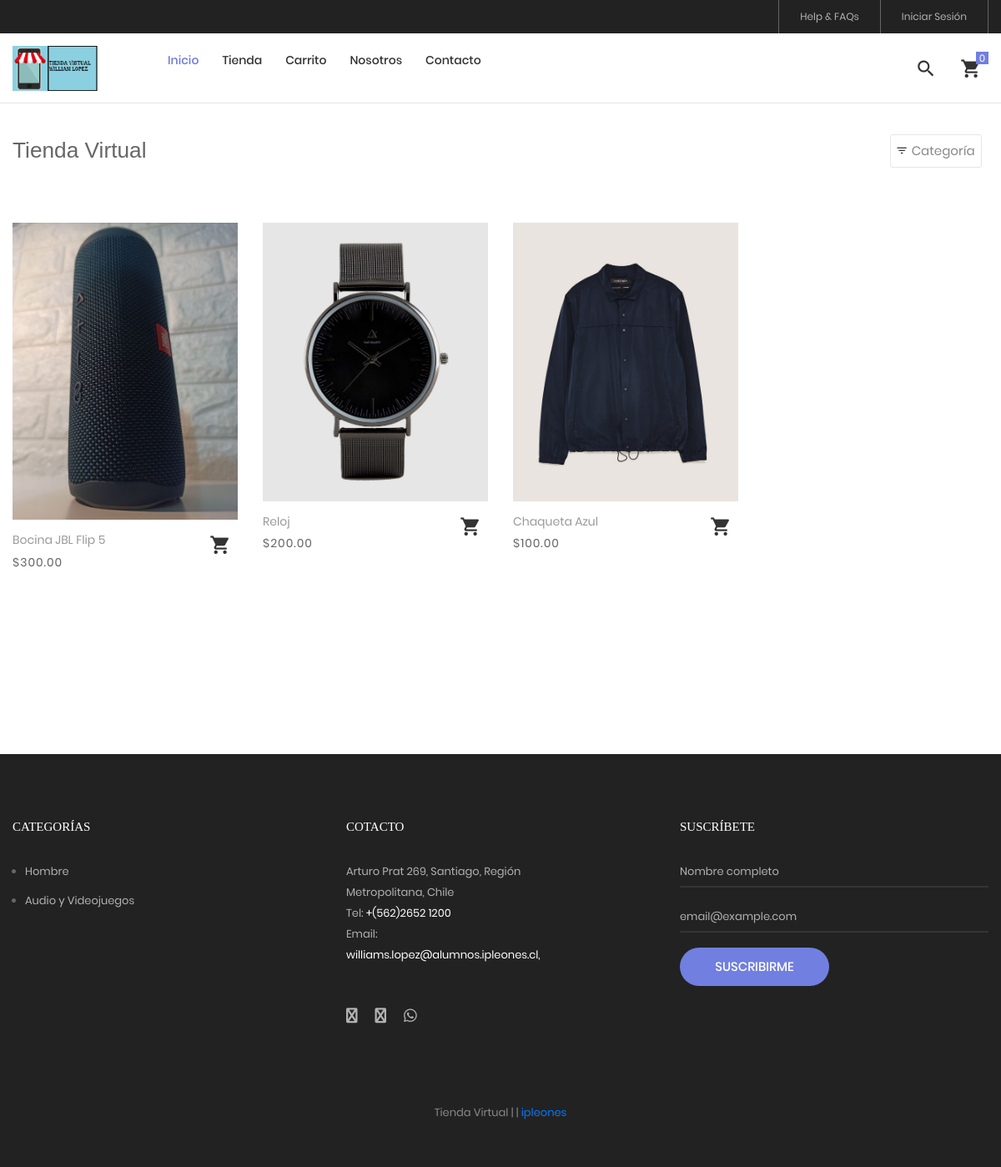
The page /tienda on the database its author committed.
### tables this page shows
CREATE TABLE `producto` (
  `idproducto` bigint(20) NOT NULL AUTO_INCREMENT,
  `categoriaid` bigint(20) NOT NULL,
  `codigo` varchar(30) NOT NULL,
  `nombre` varchar(255) NOT NULL,
  `descripcion` text NOT NULL,
  `precio` decimal(11,2) NOT NULL,
  `stock` int(11) NOT NULL,
  `imagen` varchar(100) DEFAULT NULL,
  `datecreated` datetime NOT NULL DEFAULT CURRENT_TIMESTAMP,
  `ruta` varchar(255) NOT NULL,
  `status` int(11) NOT NULL DEFAULT '1',
  PRIMARY KEY (`idproducto`),
  KEY `categoriaid` (`categoriaid`),
  CONSTRAINT `producto_ibfk_1` FOREIGN KEY (`categoriaid`) REFERENCES `categoria` (`idcategoria`) ON DELETE CASCADE ON UPDATE CASCADE
);

CREATE TABLE `categoria` (
  `idcategoria` bigint(20) NOT NULL AUTO_INCREMENT,
  `nombre` varchar(255) NOT NULL,
  `descripcion` text NOT NULL,
  `portada` varchar(100) NOT NULL,
  `datecreated` datetime NOT NULL DEFAULT CURRENT_TIMESTAMP,
  `ruta` varchar(255) NOT NULL,
  `status` int(11) NOT NULL DEFAULT '1',
  PRIMARY KEY (`idcategoria`)
);

### Libraries/Core/Views.php (called while the page is built)
<?php
	class Views
	{
		function getView($controller,$view,$data="")
		{
			$controller = get_class($controller);
			if($controller == "Home"){
				$view = "Views/".$view.".php";
			}else{
				$view = "Views/".$controller."/".$view.".php";
			}
			require_once ($view);
		}
	}
 ?>

### Controllers/Tienda.php (called while the page is built, shortened)
<?php
	require_once("Models/TProducto.php");
	class Tienda extends Controllers{
		public function tienda()
		{
			$data['page_tag'] = NOMBRE_EMPESA;
			$data['page_title'] = NOMBRE_EMPESA;
			$data['page_name'] = "tienda";
			$pagina = 1;
			$cantProductos = $this->cantProductos();
			$total_registro = $cantProductos['total_registro'];
			$desde = ($pagina-1) * PROPORPAGINA;
			$total_paginas = ceil($total_registro / PROPORPAGINA);
			$data['productos'] = $this->getProductosPage($desde,PROPORPAGINA);
			$data['pagina'] = $pagina;
			$data['total_paginas'] = $total_paginas;
			$data['categorias'] = $this->getCategorias();
			$this->views->getView($this,"tienda",$data);
		}
	}
 ?>

### index.php (called while the page is built, shortened)
<?php
	require_once("Helpers/Helpers.php");
	require_once("Libraries/Core/Load.php");
 ?>

### Libraries/Core/Mysql.php (called while the page is built, shortened)
<?php
	class Mysql extends Conexion
	{
		private $conexion;
		function __construct()
		{
			$this->conexion = new Conexion();
			$this->conexion = $this->conexion->conect();
		}
		public function select_all(string $query)
		{
			$this->strquery = $query;
        	$result = $this->conexion->prepare($this->strquery);
			$result->execute();
        	$data = $result->fetchall(PDO::FETCH_ASSOC);
        	return $data;
		}
	}
 ?>

### Libraries/Core/Conexion.php (called while the page is built)
<?php
class Conexion{
	private $conect;
	public function __construct(){
		$connectionString = "mysql:host=".DB_HOST.";dbname=".DB_NAME.";charset=".DB_CHARSET;
		try{
			$this->conect = new PDO($connectionString, DB_USER, DB_PASSWORD);
			$this->conect->setAttribute(PDO::ATTR_ERRMODE, PDO::ERRMODE_EXCEPTION);
		}catch(PDOException $e){
			$this->conect = 'Error de conexión';
		    echo "ERROR: " . $e->getMessage();
		}
	}
	public function conect(){
		return $this->conect;
	}
}
?>

### Models/TProducto.php (called while the page is built, shortened)
<?php
require_once("Libraries/Core/Mysql.php");
trait TProducto{
	public function getProductosPage($desde, $porpagina){
		$this->con = new Mysql();
		$sql = "SELECT p.idproducto,
						p.codigo,
						p.nombre,
						p.descripcion,
						p.categoriaid,
						c.nombre as categoria,
						p.precio,
						p.ruta,
						p.stock
				FROM producto p
				INNER JOIN categoria c
				ON p.categoriaid = c.idcategoria
				WHERE p.status = 1 ORDER BY p.idproducto DESC LIMIT $desde,$porpagina";
				$request = $this->con->select_all($sql);
				if(count($request) > 0){
					for ($c=0; $c < count($request) ; $c++) {
						$intIdProducto = $request[$c]['idproducto'];
						$sqlImg = "SELECT img
								FROM imagen
								WHERE productoid = $intIdProducto";
						$arrImg = $this->con->select_all($sqlImg);
						if(count($arrImg) > 0){
							for ($i=0; $i < count($arrImg); $i++) {
								$arrImg[$i]['url_image'] = media().'/images/uploads/'.$arrImg[$i]['img'];
							}
						}
						$request[$c]['images'] = $arrImg;
					}
				}
		return $request;
	}
}
 ?>

### Helpers/Helpers.php (called while the page is built, shortened)
<?php
	function base_url()
	{
		return BASE_URL;
	}
    function footerTienda($data="")
    {
        $view_footer = "Views/Template/footer_tienda.php";
        require_once ($view_footer);
    }
    function formatMoney($cantidad){
        $cantidad = number_format($cantidad,2,SPD,SPM);
        return $cantidad;
    }
    function getCatFooter(){
        require_once ("Models/CategoriasModel.php");
        $objCategoria = new CategoriasModel();
        $request = $objCategoria->getCategoriasFooter();
        return $request;
    }
    function getInfoPage(int $idpagina){
        require_once("Libraries/Core/Mysql.php");
        $con = new Mysql();
        $sql = "SELECT * FROM post WHERE idpost = $idpagina";
        $request = $con->select($sql);
        return $request;
    }
 ?>

### Models/CategoriasModel.php (called while the page is built, shortened)
<?php
	class CategoriasModel extends Mysql
	{
		public function getCategoriasFooter(){
			$sql = "SELECT idcategoria, nombre, descripcion, portada, ruta
					FROM categoria WHERE  status = 1 AND idcategoria IN (".CAT_FOOTER.")";
			$request = $this->select_all($sql);
			if(count($request) > 0){
				for ($c=0; $c < count($request) ; $c++) {
					$request[$c]['portada'] = BASE_URL.'/Assets/images/uploads/'.$request[$c]['portada'];
				}
			}
			return $request;
		}
	}
 ?>

### Views/Tienda/tienda.php (the view, shortened to what this page needs)
<?php
$arrProductos = $data['productos'];
 ?>
<br><br><br>
<hr>
	<div class="bg0 m-t-23 p-b-140">
		<div class="container">
			<div class="flex-w flex-sb-m p-b-52">
				<div class="flex-w flex-l-m filter-tope-group m-tb-10">
					<h3><?= $data['page_title']; ?></h3>
				</div>
				<div class="flex-w flex-c-m m-tb-10">
					<div class="flex-c-m stext-106 cl6 size-104 bor4 pointer hov-btn3 trans-04 m-r-8 m-tb-4 js-show-filter">
						<i class="icon-filter cl2 m-r-6 fs-15 trans-04 zmdi zmdi-filter-list"></i>
						 Categoría &nbsp;
					</div>
				</div>
			</div>
			<div class="row isotope-grid">
			<?php
			if(count($arrProductos) > 0 ){
				for ($p=0; $p < count($arrProductos); $p++) {
					$ruta = $arrProductos[$p]['ruta'];
					if(count($arrProductos[$p]['images']) > 0 ){
						$portada = $arrProductos[$p]['images'][0]['url_image'];
					}else{
						$portada = media().'/images/uploads/product.png';
					}
			 ?>
				<div class="col-sm-6 col-md-4 col-lg-3 p-b-35 isotope-item women">
					<div class="block2">
						<div class="block2-pic hov-img0">
							<img src="<?= $portada ?>" alt="<?= $arrProductos[$p]['nombre'] ?>">
						</div>
						<div class="block2-txt flex-w flex-t p-t-14">
							<div class="block2-txt-child1 flex-col-l ">
								<a href="<?= base_url().'/tienda/producto/'.$arrProductos[$p]['idproducto'].'/'.$ruta; ?>" class="stext-104 cl4 hov-cl1 trans-04 js-name-b2 p-b-6">
									<?= $arrProductos[$p]['nombre'] ?>
								</a>
								<span class="stext-105 cl3">
									<?= SMONEY.formatMoney($arrProductos[$p]['precio']); ?>
								</span>
							</div>
							<div class="block2-txt-child2 flex-r p-t-3">
								<a href="#"
								 id="<?= openssl_encrypt($arrProductos[$p]['idproducto'],METHODENCRIPT,KEY); ?>"
								 class="btn-addwish-b2 dis-block pos-relative js-addwish-b2 js-addcart-detail
								 icon-header-item cl2 hov-cl1 trans-04 p-l-22 p-r-11
								 ">
									<i class="zmdi zmdi-shopping-cart"></i>
								</a>
							</div>
						</div>
					</div>
				</div>
			<?php }
			}else{
			 ?>
			 <p>No hay productos para mostrar <a href="<?= base_url() ?>/tienda"> Ver productos</a></p>
			<?php } ?>
			</div>
			<?php
				if(count($data['productos']) > 0){
			 ?>
			<div class="flex-c-m flex-w w-full p-t-45">
			</div>
			<?php
				}
			 ?>
		</div>
	</div>
<?php
	footerTienda($data);
?>

### Views/Template/footer_tienda.php (shortened to what this page needs)
	<?php
		$catFotter = getCatFooter();
	 ?>
	<footer class="bg3 p-t-75 p-b-32">
		<div class="container">
			<div class="row">
				<div class="col-sm-6 col-lg-4 p-b-50">
					<h4 class="stext-301 cl0 p-b-30">
						Categorías
					</h4>
					<?php if(count($catFotter) > 0){ ?>
					<ul>
						<?php foreach ($catFotter as $cat) { ?>
						<li class="p-b-10">
							<a href="<?= base_url() ?>/tienda/categoria/<?= $cat['idcategoria'].'/'.$cat['ruta'] ?>" class="stext-107 cl7 hov-cl1 trans-04">
								<?= $cat['nombre'] ?>
							</a>
						</li>
						<?php } ?>
					</ul>
					<?php } ?>
				</div>
				<div class="col-sm-6 col-lg-4 p-b-50">
					<h4 class="stext-301 cl0 p-b-30">
						Cotacto
					</h4>
					<p class="stext-107 cl7 size-201">
						<?= DIRECCION ?> <br>
						Tel: <a class="linkFooter" href="tel:<?= TELEMPRESA ?>"><?= TELEMPRESA ?></a><br>
						Email: <a class="linkFooter" href="mailto:<?= EMAIL_EMPRESA ?>"><?= EMAIL_EMPRESA ?></a>
					</p>
					<div class="p-t-27">
						<a href="<?= FACEBOOK ?>" target="_blanck" class="fs-18 cl7 hov-cl1 trans-04 m-r-16">
							<i class="fa fa-facebook"></i>
						</a>
						<a href="<?= INSTAGRAM ?>" target="_blanck"  class="fs-18 cl7 hov-cl1 trans-04 m-r-16">
							<i class="fa fa-instagram"></i>
						</a>
						<a href="https://wa.me/<?= WHATSAPP ?>" target="_blanck"  class="fs-18 cl7 hov-cl1 trans-04 m-r-16">
							<i class="fab fa-whatsapp"></i>
						</a>
					</div>
				</div>
				<div class="col-sm-6 col-lg-4 p-b-50">
					<h4 class="stext-301 cl0 p-b-30">
						Suscríbete
					</h4>
					<form id="frmSuscripcion" name="frmSuscripcion">
						<div class="wrap-input1 w-full p-b-4">
							<input class="input1 bg-none plh1 stext-107 cl7" type="text" id="nombreSuscripcion" name="nombreSuscripcion" placeholder="Nombre completo" required>
						</div>
						<br>
						<div class="wrap-input1 w-full p-b-4">
							<input class="input1 bg-none plh1 stext-107 cl7" type="email" id="emailSuscripcion" name="emailSuscripcion" placeholder="email@example.com" required >
						</div>
						<div class="p-t-18">
							<button class="flex-c-m stext-101 cl0 size-103 bg1 bor1 hov-btn2 p-lr-15 trans-04">
								Suscribirme
							</button>
						</div>
					</form>
				</div>
			</div>
			<div class="p-t-40">
				<p class="stext-107 cl6 txt-center">
					<?= NOMBRE_EMPESA; ?> | <?= WEB_EMPRESA; ?> | <a href="https://ipleones.cl/" target="_blank">ipleones</a>
				</p>
			</div>
		</div>
	</footer>
</body>
</html>

### Assets/tienda/css/main.css (style rules this page uses)
.container { max-width: 1380px; }
@media (max-width: 1600px) { .container { max-width: 1200px; } }
.container p { margin-bottom: 20px; }
.container ul, .container ol { margin-left: 15px; margin-bottom: 20px; }
.container ul, .container ul li { list-style: initial; }
.icon-header-item { position: relative; font-size: 26px; line-height: 1; cursor: pointer; }
.block2-pic { position: relative; }
.block2-txt-child1 { width: calc(100% - 30px); }
.block2-txt-child2 { width: 30px; }
.cl0 { color: #fff; }
.cl2 { color: #333; }
.cl3 { color: #666; }
.cl4 { color: #999; }
.cl6 { color: #888; }
.cl7 { color: #b2b2b2; }
.stext-101 { font-family: Poppins-Medium; font-size: 15px; line-height: 1.466667; text-transform: uppercase; }
.stext-104 { font-family: Poppins-Regular; font-size: 14px; line-height: 1.466667; }
.stext-105 { font-family: Poppins-Regular; font-size: 14px; line-height: 1.466667; letter-spacing: 1px; }
.stext-106 { font-family: Poppins-Regular; font-size: 15px; line-height: 1.2; }
.stext-107 { font-family: Poppins-Regular; font-size: 13px; line-height: 1.923; }
.stext-301 { font-family: Montserrat-Bold; font-size: 15px; line-height: 1.6; text-transform: uppercase; }
.size-103 { min-width: 179px; height: 46px; }
.size-104 { min-width: 94px; height: 40px; }
.size-201 { max-width: 270px; }
.bg-none { background-color: transparent; }
.bg0 { background-color: #fff; }
.bg1 { background-color: #717fe0; }
.bg3 { background-color: #222; }
.bor1 { border-radius: 23px; }
.bor4 { border: 1px solid #e6e6e6; border-radius: 3px; }
.wrap-input1 { position: relative; border-bottom: 2px solid rgba(204,204,204, 0.1); }
.input1 { background-color: transparent; width: 100%; }
.hov-img0 { display: block; overflow: hidden; }
.hov-img0 img { width: 100%; -webkit-transition: transform 0.9s ease; -o-transition: transform 0.9s ease; -moz-transition: transform 0.9s ease; transition: transform 0.9s ease; }
.linkFooter { color: #FFF !important; }

### rows shown on the page
producto: shows a picture, nombre "Bocina JBL Flip 5", precio "300.00"
producto: shows a picture, nombre "Reloj", precio "200.00"
producto: shows a picture, nombre "Chaqueta Azul", precio "100.00"
categoria: nombre "Hombre"
categoria: nombre "Audio y Videojuegos"

### other values the page prints
$data['page_title'] "Tienda Virtual"
DIRECCION "Arturo Prat 269, Santiago, Región Metropolitana, Chile"
TELEMPRESA "+(562)2652 1200"
EMAIL_EMPRESA "williams.lopez@alumnos.ipleones.cl,"
NOMBRE_EMPESA "Tienda Virtual"
